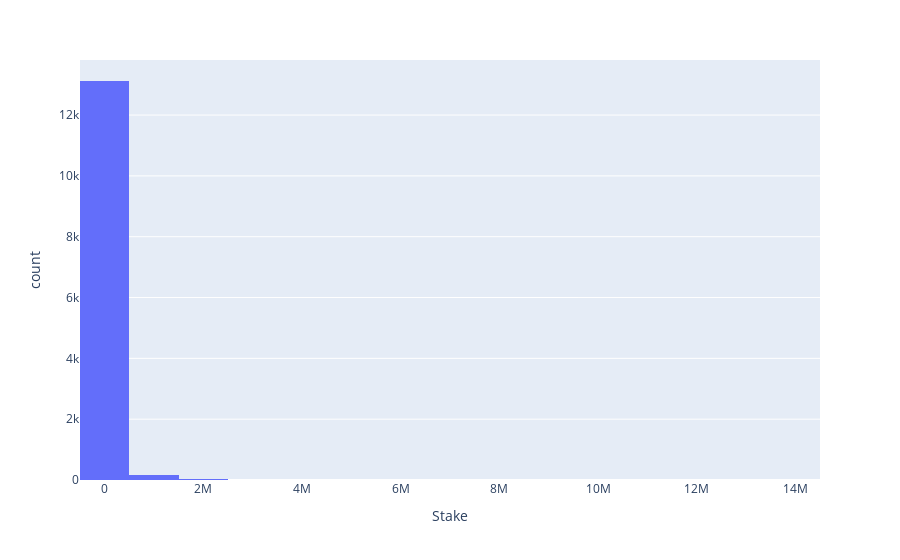

The notebook cell this image was saved under:
### Code cell
fig = px.histogram(df.to_pandas(), x='Stake',nbins=n_bins_y)
fig.show()

### Figure 1 — Plotly figure (JSON) as saved in the notebook; plotly's stock layout.template omitted (floating-point values rounded to 4 significant figures; data arrays with more than 128 entries replaced by an {"elided": "..."} marker saying what was removed)
{"data": [{"alignmentgroup": "True", "bingroup": "x", "hovertemplate": "Stake=%{x}<br>count=%{y}<extra></extra>", "legendgroup": "", "marker": {"color": "#636efa", "pattern": {"shape": ""}}, "name": "", "nbinsx": 15, "offsetgroup": "", "orientation": "v", "showlegend": false, "type": "histogram", "x": {"elided": "13346 float values"}, "xaxis": "x", "yaxis": "y"}], "layout": {"barmode": "relative", "legend": {"tracegroupgap": 0}, "margin": {"t": 60}, "xaxis": {"anchor": "y", "domain": [0, 1], "title": {"text": "Stake"}}, "yaxis": {"anchor": "x", "domain": [0, 1], "title": {"text": "count"}}}}
